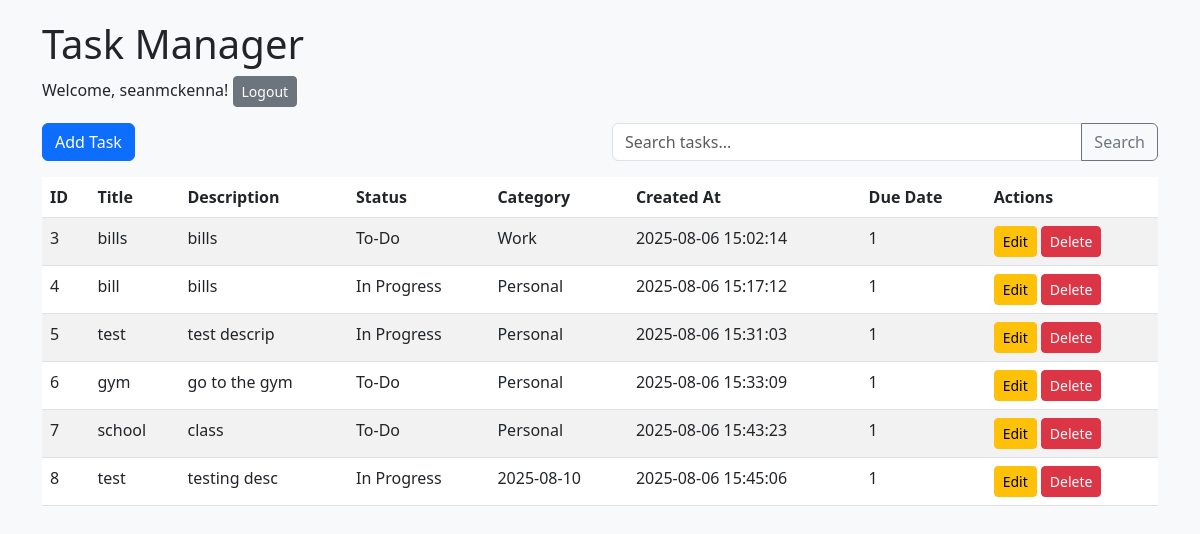
The page / (signed in) on the database its author committed.
### tables this page shows
CREATE TABLE users (
                    id INTEGER PRIMARY KEY AUTOINCREMENT,
                    username TEXT NOT NULL UNIQUE,
                    password TEXT NOT NULL
                 );

CREATE TABLE tasks (
                    id INTEGER PRIMARY KEY AUTOINCREMENT,
                    title TEXT NOT NULL,
                    description TEXT,
                    status TEXT NOT NULL,
                    created_at TEXT NOT NULL,
                    user_id INTEGER NOT NULL,
                    category TEXT NOT NULL,
                    due_date TEXT,
                    FOREIGN KEY (user_id) REFERENCES users (id)
                 );

### app.py (the view)
@app.route('/')
@login_required
def index():
    tasks = get_all_tasks(current_user.id)
    today = date.today().strftime("%Y-%m-%d")
    return render_template('index.html', tasks=tasks, query='', today=today)

### app.py (called while the page is built)
@login_manager.user_loader
def load_user(user_id):
    user = get_user_by_id(user_id)
    if user:
        user = get_user_by_username(user[1])
        if user:
            return User(user[0], user[1])
    return None

def get_user_by_id(user_id):
    conn = sqlite3.connect('tasks.db')
    c = conn.cursor()
    c.execute("SELECT * FROM users WHERE id = ?", (user_id,))
    user = c.fetchone()
    conn.close()
    return user

### database.py (called while the page is built)
def get_user_by_username(username):
    conn = sqlite3.connect('tasks.db')
    c = conn.cursor()
    c.execute("SELECT * FROM users WHERE username = ?", (username,))
    user = c.fetchone()
    conn.close()
    return user

def get_all_tasks(user_id):
    conn = sqlite3.connect('tasks.db')
    c = conn.cursor()
    c.execute("SELECT * FROM tasks WHERE user_id = ?", (user_id,))
    tasks = c.fetchall()
    conn.close()
    return tasks

### templates/index.html (shortened to what this page needs)
<!DOCTYPE html>
<html>
<head>
    <link href="https://cdn.jsdelivr.net/npm/bootstrap@5.3.0/dist/css/bootstrap.min.css" rel="stylesheet">
    <link rel="stylesheet" href="{{ url_for('static', filename='style.css') }}">
</head>
<body>
    <div class="container">
        <h1>Task Manager</h1>
        <p>Welcome, {{ current_user.username }}! <a href="{{ url_for('logout') }}" class="btn btn-sm btn-secondary">Logout</a></p>
        <div class="row mb-3">
            <div class="col-md-6">
                <a href="{{ url_for('add') }}" class="btn btn-primary">Add Task</a>
            </div>
            <div class="col-md-6">
                <form method="POST" action="{{ url_for('search') }}">
                    <div class="input-group">
                        <input type="text" class="form-control" name="query" placeholder="Search tasks..." value="{{ query or '' }}">
                        <button type="submit" class="btn btn-outline-secondary">Search</button>
                    </div>
                </form>
            </div>
        </div>
        <table class="table table-striped">
            <thead>
                <tr>
                    <th>ID</th>
                    <th>Title</th>
                    <th>Description</th>
                    <th>Status</th>
                    <th>Category</th>
                    <th>Created At</th>
                    <th>Due Date</th>
                    <th>Actions</th>
                </tr>
            </thead>
            <tbody>
                {% for task in tasks %}
                <tr {% if task[6] and task[6] < today and task[3] != 'Done' %}class="table-danger"{% endif %}>
                    <td>{{ task[0] }}</td>
                    <td>{{ task[1] }}</td>
                    <td>{{ task[2] }}</td>
                    <td>{{ task[3] }}</td>
                    <td>{{ task[6] }}</td>
                    <td>{{ task[4] }}</td>
                    <td>{{ task[5] or 'N/A' }}</td>
                    <td>
                        <a href="{{ url_for('edit', task_id=task[0]) }}" class="btn btn-sm btn-warning">Edit</a>
                        <a href="{{ url_for('delete', task_id=task[0]) }}" class="btn btn-sm btn-danger" onclick="return confirm('Are you sure?')">Delete</a>
                    </td>
                </tr>
                {% endfor %}
            </tbody>
        </table>
    </div>
</body>
</html>

### static/style.css (style rules this page uses)
body { background-color: #f8f9fa; }
.container { margin-top: 20px; }
.table { background-color: #fff; }

### rows shown on the page
users: username "seanmckenna"
tasks: id "3", title "bills", description "bills", status "To-Do", category "Work", created_at "2025-08-06 15:02:14", user "1"
tasks: id "4", title "bill", description "bills", status "In Progress", category "Personal", created_at "2025-08-06 15:17:12", user "1"
tasks: id "5", title "test", description "test descrip", status "In Progress", category "Personal", created_at "2025-08-06 15:31:03", user "1"
tasks: id "6", title "gym", description "go to the gym", status "To-Do", category "Personal", created_at "2025-08-06 15:33:09", user "1"
tasks: id "7", title "school", description "class", status "To-Do", category "Personal", created_at "2025-08-06 15:43:23", user "1"
tasks: id "8", title "test", description "testing desc", status "In Progress", category "2025-08-10", created_at "2025-08-06 15:45:06", user "1"
